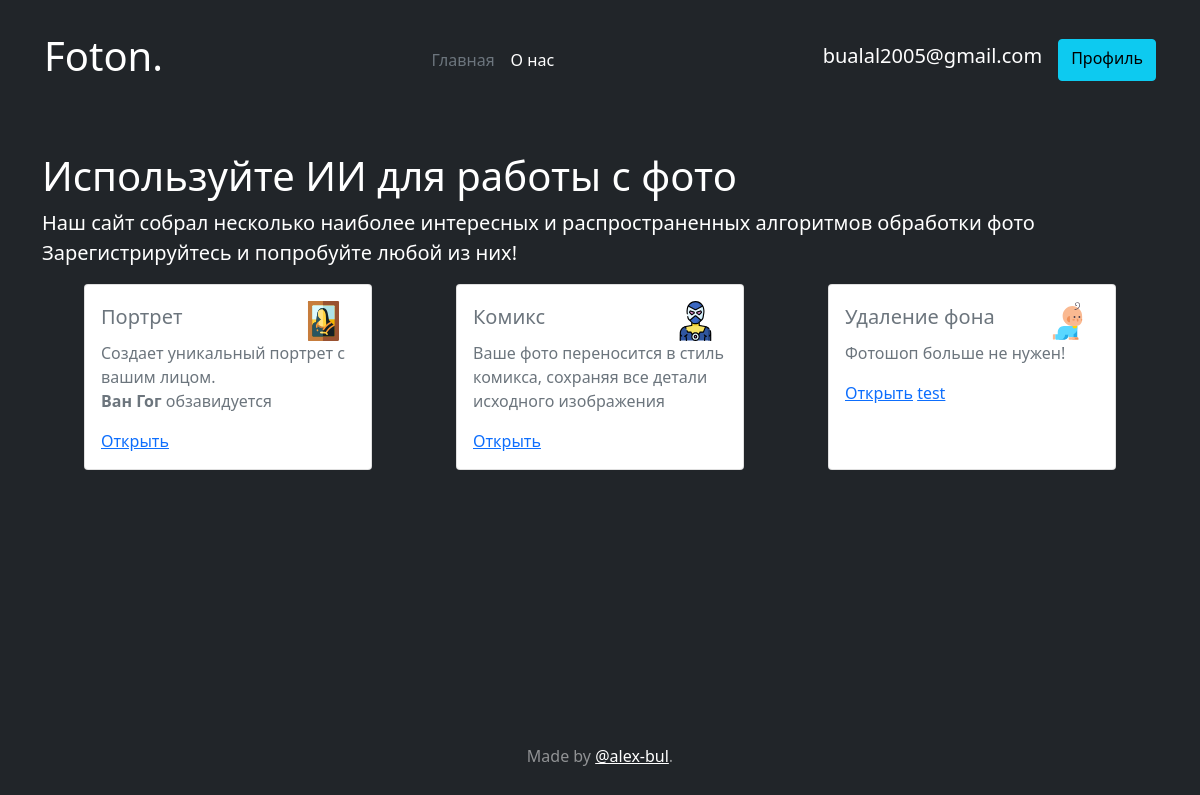
The page / (signed in) on the database its author committed.
### data/user.py (models this page shows, shortened)
class User(SqlAlchemyBase, UserMixin, SerializerMixin):
    __tablename__ = 'users'
    id = sqlalchemy.Column(sqlalchemy.Integer, primary_key=True, autoincrement=True)
    email = sqlalchemy.Column(sqlalchemy.String, unique=True, nullable=True)
    is_admin = sqlalchemy.Column(sqlalchemy.Boolean, default=False)
    hashed_password = sqlalchemy.Column(sqlalchemy.String, nullable=True)
    processes = orm.relation("Process", back_populates='customer')
    pages = orm.relation("CatalogPage", back_populates='owner')

### data/catalog_page.py (models this page shows)
class CatalogPage(SqlAlchemyBase, UserMixin, SerializerMixin):
    __tablename__ = 'catalog_pages'
    id = sqlalchemy.Column(sqlalchemy.Integer, primary_key=True, autoincrement=True,)
    owner_id = sqlalchemy.Column(sqlalchemy.Integer, sqlalchemy.ForeignKey('users.id'))
    title = sqlalchemy.Column(sqlalchemy.String)
    description = sqlalchemy.Column(sqlalchemy.String)
    icon = sqlalchemy.Column(sqlalchemy.String, default='')
    request_photo_type = sqlalchemy.Column(sqlalchemy.String)
    form_value = sqlalchemy.Column(sqlalchemy.String)
    request_data = sqlalchemy.Column(sqlalchemy.String)
    result_key = sqlalchemy.Column(sqlalchemy.String)
    url = sqlalchemy.Column(sqlalchemy.String)
    is_delete = sqlalchemy.Column(sqlalchemy.Boolean, default=False)
    owner = orm.relation('User')

### main.py (the view)
@app.route('/')
def default():
    return render_template('main.html', catalog=get_catalog())

### data/db_session.py (called while the page is built)
@event.listens_for(Engine, "connect")
def set_sqlite_pragma(dbapi_connection, connection_record):
    cursor = dbapi_connection.cursor()
    cursor.execute("PRAGMA journal_mode=WAL")
    cursor.close()

def create_session() -> Session:
    global __factory
    return __factory()

### generate_catalog.py (called while the page is built)
def get_catalog(only_existing=False):
    result = [] + catalog
    if DEVELOPMENT:
        db_sess = db_session.create_session()
        catalog_pages = db_sess.query(CatalogPage).filter(CatalogPage.is_delete == 0).all()
        for page in catalog_pages:
            data = page.__dict__
            for i in list(filter(lambda x: x.startswith('_'), data.keys())):
                data.pop(i, None)
            data['form_value'] = literal_eval(data['form_value'])
            data['request_data'] = json.loads(data['request_data'])
            result.append(data)
    return result

### main.py (called while the page is built)
@login_manager.user_loader
def load_user(user_id):
    db_sess = db_session.create_session()
    return db_sess.query(User).get(user_id)

### templates/main.html (shortened to what this page needs)
{% extends "default.html" %}
{% set page = 1 %}
{% block content %}
<div class="container">
    <h1 class="mt-5">Используйте ИИ для работы с фото</h1>
    <p class="lead">Наш сайт собрал несколько наиболее интересных и распространенных алгоритмов обработки
        фото<br><b>Зарегистрируйтесь</b> и попробуйте любой из них!</p>
    <div class="d-flex align-content-between justify-content-around flex-wrap">
        {% for item in catalog %}
        <div class="card mb-3" style="width: 18rem;">
            <div class="card-body">
                <div class="d-flex justify-content-between align-items-sm-center">
                    <h5 class="card-title text-muted">{{item['title']}}</h5>
                    <img class="container w-25 me-0" src="{{ url_for('static', filename=item['icon'])}}">
                </div>
                {% autoescape false %}
                <p class="card-text text-muted">{{item['description']}}</p>
                {% endautoescape %}
                <a href="/catalog/{{loop.index - 1}}" class="card-link mb-0">Открыть</a>
                {% if current_user.id == item.pop('owner_id', '') %}
                <a href="/catalog/{{loop.index - 1}}" onclick="sendDelete(event)">test</a>
                {% endif %}
            </div>
        </div>
        {% endfor %}
    </div>
</div>
{% endblock %}

### templates/default.html (shortened to what this page needs)
<!DOCTYPE html>
<html lang="ru" class="h-100">
<head>
    <link href="https://cdn.jsdelivr.net/npm/bootstrap@5.0.0-beta3/dist/css/bootstrap.min.css" rel="stylesheet"
>
</head>
<body class="d-flex h-100 text-white bg-dark">
<div class="cover-container d-flex w-100 h-100 p-3 mx-auto flex-column">
    <header class="p-3 bg-dark text-white">
        <div class="container">
            <div class="d-flex flex-wrap align-items-center justify-content-center justify-content-lg-start">
                <a href="/" class="d-flex align-items-center mb-2 mb-lg-0 text-white text-decoration-none me-lg-auto">
                    <h1>Foton.</h1>
                </a>
                <ul class="nav col-12 col-lg-auto me-lg-auto mb-2 justify-content-center mb-md-0">
                    <li><a href="/"
                           class="nav-link px-2 {{'text-secondary' if page == 1 else 'text-white'}}">Главная</a>
                    </li>
                    <li><a href="/about" class="nav-link px-2 {{'text-secondary' if page == 2 else 'text-white'}}">О
                        нас</a></li>
                </ul>
                {% if current_user.is_authenticated %}
                <div class="d-flex">
                    <h5 class="navbar-brand">{{ current_user.email }}</h5>
                    <a href="/profile" class="btn btn-info">Профиль</a>
                </div>
                {% else %}
                <div class="text-end">
                    <a href="/login" class="btn btn-outline-light me-2">Войти</a>
                    <a href="/register" class="btn btn-warning">Регистрация</a>
                </div>
                {% endif %}
            </div>
        </div>
    </header>
    <main>
        {% block content %}{% endblock %}
    </main>
    <footer class="mt-auto text-white-50 text-center">
        <p>Made by <a href="https://github.com/alex-bul" class="text-white">@alex-bul</a>.</p>
    </footer>
</div>
</body>
</html>

### rows shown on the page
User: email "bualal2005@gmail.com"
CatalogPage: title "Удаление фона", icon (picture), description "Фотошоп больше не нужен!"

### other values the page prints
{{ item['title'] }} "Портрет" "Комикс"
{{ item['description'] }} "Создает уникальный портрет с вашим лицом. Ван Гог обзавидуется" "Ваше фото переносится в стиль комикса, сохраняя все детали исходного изображения"
